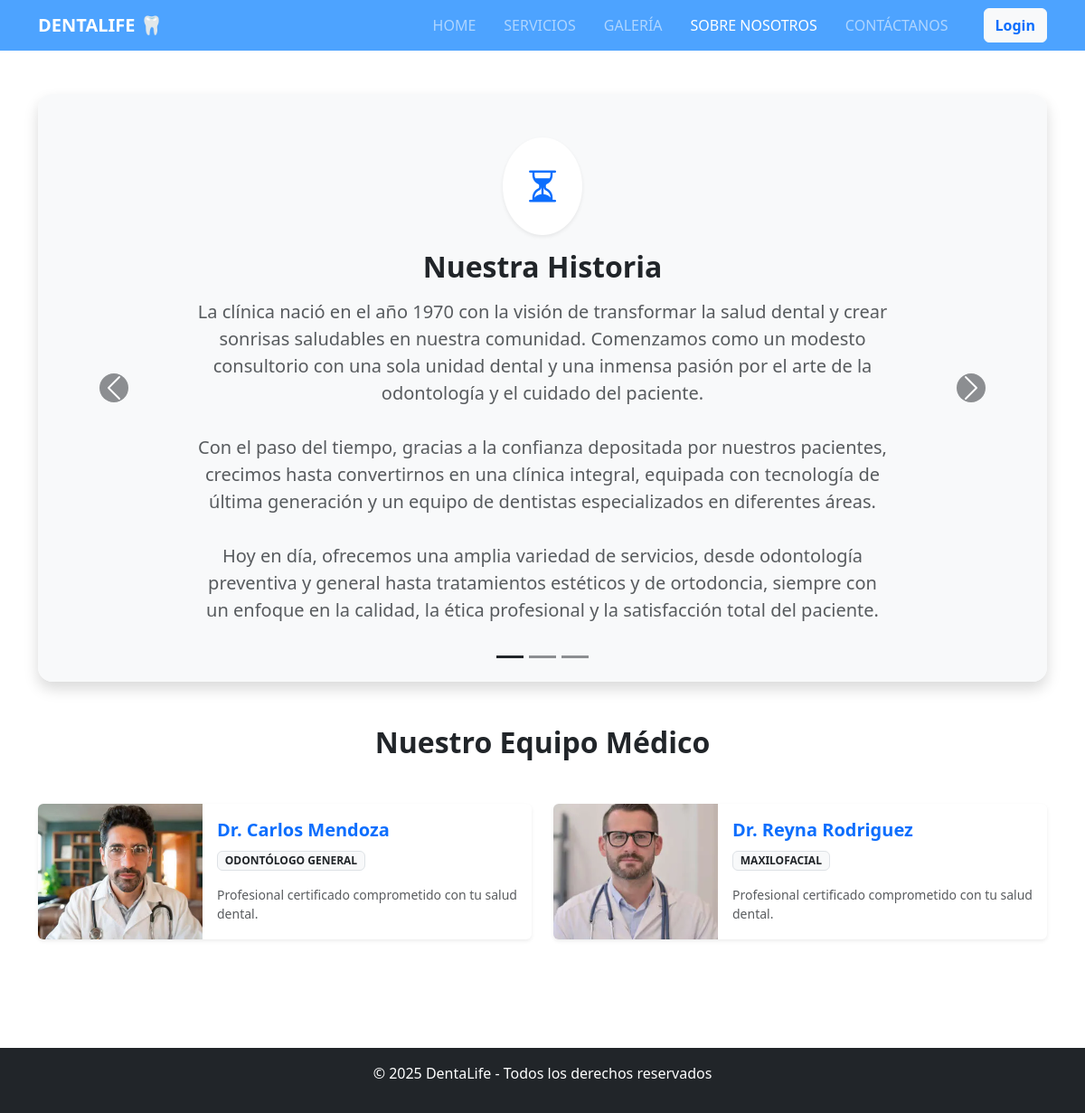
Page /sobrenos.php on the committed database.
### tables this page shows
CREATE TABLE `informacion` (
  `ID` int(11) NOT NULL,
  `Historia` text DEFAULT NULL,
  `Mision` text DEFAULT NULL,
  `Vision` text DEFAULT NULL
);

CREATE TABLE `usuarios` (
  `ID` int(11) NOT NULL,
  `Nombre` varchar(100) DEFAULT NULL,
  `Correo` varchar(100) NOT NULL,
  `Contrasena` varchar(255) NOT NULL,
  `Telefono` varchar(20) DEFAULT NULL,
  `RolID` int(11) DEFAULT NULL,
  `Especialidad` varchar(100) DEFAULT NULL,
  `Biografia` text DEFAULT NULL,
  `Foto` varchar(255) DEFAULT 'doctor1.jpg'
);

### sobrenos.php (the view, shortened to what this page needs)
<?php
include 'conexion.php';
$info = $conn->query("SELECT * FROM Informacion WHERE ID = 1")->fetch_assoc();
?>
<!DOCTYPE html>
<html lang="es">
<head>
    <link href="https://cdn.jsdelivr.net/npm/bootstrap@5.3.0/dist/css/bootstrap.min.css" rel="stylesheet">
    <link rel="stylesheet" href="https://cdn.jsdelivr.net/npm/bootstrap-icons@1.11.0/font/bootstrap-icons.css">
    <link rel="stylesheet" href="css/style.css">
</head>
<body>
    <nav class="navbar navbar-expand-lg navbar-dark bg-primary sticky-top">
        <div class="container">
            <a class="navbar-brand fw-bold" href="index.php">DENTALIFE 🦷</a>
            <div class="collapse navbar-collapse" id="navbarNav">
                <ul class="navbar-nav ms-auto">
                    <li class="nav-item"><a class="nav-link" href="index.php">HOME</a></li>
                    <li class="nav-item"><a class="nav-link" href="servicios.php">SERVICIOS</a></li>
                    <li class="nav-item"><a class="nav-link" href="galeria.php">GALERÍA</a></li>
                    <li class="nav-item"><a class="nav-link active" href="sobrenos.php">SOBRE NOSOTROS</a></li>
                    <li class="nav-item"><a class="nav-link" href="contacto.php">CONTÁCTANOS</a></li>
                </ul>
                <div class="ms-3">
                    <?php if (isset($_SESSION['nombre'])): ?>
                        <div class="dropdown">
                            <button class="btn btn-light text-primary fw-bold dropdown-toggle" type="button" data-bs-toggle="dropdown">
                                <i class="bi bi-person-circle"></i> <?php echo $_SESSION['nombre']; ?>
                            </button>
                            <ul class="dropdown-menu dropdown-menu-end">
                                <?php if ($_SESSION['rol'] == 3): ?>
                                    <li><a class="dropdown-item" href="mis_citas.php">Mis Citas</a></li>
                                <?php elseif ($_SESSION['rol'] == 2): ?>
                                    <li><a class="dropdown-item" href="panel_doctor.php">Panel Médico</a></li>
                                <?php endif; ?>
                                <li><hr class="dropdown-divider"></li>
                                <li><a class="dropdown-item text-danger" href="logout.php">Cerrar Sesión</a></li>
                            </ul>
                        </div>
                    <?php else: ?>
                        <a href="login.php" class="btn btn-light text-primary fw-bold">Login</a>
                    <?php endif; ?>
                </div>
            </div>
        </div>
    </nav>
    <div class="container py-5">
        <div id="carouselInfo" class="carousel slide shadow rounded-4 overflow-hidden mb-5" data-bs-ride="carousel">
            <div class="carousel-indicators">
                <button type="button" data-bs-target="#carouselInfo" data-bs-slide-to="0" class="active bg-dark"></button>
                <button type="button" data-bs-target="#carouselInfo" data-bs-slide-to="1" class="bg-dark"></button>
                <button type="button" data-bs-target="#carouselInfo" data-bs-slide-to="2" class="bg-dark"></button>
            </div>
            <div class="carousel-inner">
                <div class="carousel-item active" data-bs-interval="5000">
                    <div class="p-5 bg-light text-center d-flex flex-column justify-content-center align-items-center" style="min-height: 400px;">
                        <div class="bg-white rounded-circle p-4 mb-3 shadow-sm">
                            <i class="bi bi-hourglass-split fs-1 text-primary"></i>
                        </div>
                        <h2 class="fw-bold mb-3">Nuestra Historia</h2>
                        <p class="lead text-muted w-75">
                            <?php echo nl2br($info['Historia']); ?>
                        </p>
                    </div>
                </div>
            </div>
            <button class="carousel-control-prev" type="button" data-bs-target="#carouselInfo" data-bs-slide="prev">
                <span class="carousel-control-prev-icon bg-dark rounded-circle p-3" aria-hidden="true"></span>
            </button>
            <button class="carousel-control-next" type="button" data-bs-target="#carouselInfo" data-bs-slide="next">
                <span class="carousel-control-next-icon bg-dark rounded-circle p-3" aria-hidden="true"></span>
            </button>
        </div>
        <h2 class="text-center fw-bold mb-5">Nuestro Equipo Médico</h2>
        <div class="row justify-content-center">
            <?php
            $sql_docs = "SELECT * FROM Usuarios WHERE RolID = 2";
            $res_docs = $conn->query($sql_docs);
            if ($res_docs->num_rows > 0) {
                while($doc = $res_docs->fetch_assoc()) {
                    $imgDoc = !empty($doc['Foto']) ? "img/".$doc['Foto'] : "img/doctor1.jpg";
                    echo '
                    <div class="col-md-6 mb-4">
                        <div class="card border-0 shadow-sm h-100 hover-effect">
                            <div class="row g-0 align-items-center h-100">
                                <div class="col-4">
                                    <img src="'.$imgDoc.'" class="img-fluid rounded-start h-100 object-fit-cover" alt="Dr" style="min-height: 150px;">
                                </div>
                                <div class="col-8">
                                    <div class="card-body">
                                        <h5 class="card-title fw-bold text-primary">Dr. '.$doc['Nombre'].'</h5>
                                        <p class="card-text fw-bold text-uppercase badge bg-light text-dark border">'.$doc['Especialidad'].'</p>
                                        <p class="card-text small text-muted">Profesional certificado comprometido con tu salud dental.</p>
                                    </div>
                                </div>
                            </div>
                        </div>
                    </div>';
                }
            } else {
                echo '<div class="alert alert-warning text-center w-100">Aún no hay doctores registrados en el sistema.</div>';
            }
            ?>
        </div>
    </div>
    <footer class="bg-dark text-white text-center py-3 mt-5">
        <p>&copy; 2025 DentaLife - Todos los derechos reservados</p>
    </footer>
</body>
</html>

### css/style.css (style rules this page uses)
:root { --primary-blue: #4da3ff; }
.bg-primary { background-color: var(--primary-blue) !important; }
.nav-link { font-weight: 500; text-transform: uppercase; margin-right: 15px; }
.hover-effect { transition: transform 0.3s ease, box-shadow 0.3s ease; cursor: pointer; }
.object-fit-cover { object-fit: cover; }

### rows in the picture
informacion: Historia "La clínica nació en el año 1970 con la visión de transformar la salud dental y crear sonrisas saludables en nuestra comunidad. Comenzamos como un modesto consultorio con una sola unidad dental y una inmensa pasión por el arte de la odontología y el cuidado del paciente. Con el paso del tiempo, gracias a la confianza depositada por nuestros pacientes, crecimos hasta convertirnos en una clínica integral, equipada con tecnología de última generación y un equipo de dentistas especializados en diferentes áreas. Hoy en día, ofrecemos una amplia variedad de servicios, desde odontología preventiva y general hasta tratamientos estéticos y de ortodoncia, siempre con un enfoque en la calidad, la ética…"
usuarios: Foto (picture), Nombre "Carlos Mendoza", Especialidad "ODONTÓLOGO GENERAL"
usuarios: Foto (picture), Nombre "Reyna Rodriguez", Especialidad "MAXILOFACIAL"
